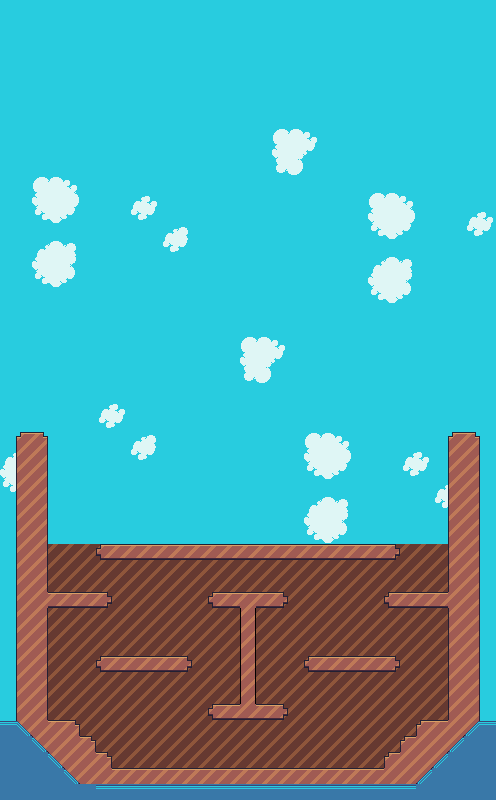

Below is a game level as drawn by its tile map, then a one-line description and the .tmx that defines it (tile-layer data replaced by summaries):
An orthogonal 31x50 tile map with 16x16 px tiles, 5 tile layers (Sky, CloudLayer, ShipBackground, ForegroundLayer, ...), 1 hidden layer not drawn, 2 tilesets and 7 objects (3x AnimalSpawnPoint, LevelStart, ChickenCage, SheepCage, PigCage).

<map version="1.5" tiledversion="1.7.2" orientation="orthogonal" renderorder="right-down" width="31" height="50" tilewidth="16" tileheight="16" infinite="0" nextlayerid="11" nextobjectid="28">
 <tileset firstgid="1" source="../../StandardTileset.tsx" />
 <tileset firstgid="1025" source="FRBPlatformerTileset.tsx" />
 <layer id="2" name="Sky" width="31" height="50">
  <data>[1550 cells, 1550 non-empty, 1 distinct tile ids]</data>
 </layer>
 <layer id="3" name="CloudLayer" width="31" height="50">
  <data>[1550 cells, 107 non-empty, 15 distinct tile ids]</data>
 </layer>
 <layer id="8" name="ShipBackground" width="31" height="50">
  <data>[1550 cells, 412 non-empty, 1 distinct tile ids]</data>
 </layer>
 <objectgroup id="6" name="PitCollision" />
 <objectgroup id="7" name="GameplayObjectLayer">
  <object id="3" name="LevelStart" gid="69" x="224" y="592" width="16" height="16" visible="0">
   <properties>
    <property name="Visible" type="bool" value="false" />
   </properties>
  </object>
  <object id="13" name="chickencCage1" type="ChickenCage" gid="193" x="144" y="544" width="48" height="48" />
  <object id="14" name="SheepCage1" type="SheepCage" gid="193" x="224" y="544" width="48" height="48" />
  <object id="15" name="PigCage1" type="PigCage" gid="193" x="304" y="544" width="48" height="48" />
  <object id="22" name="AnimalSpawnPointTwo" type="AnimalSpawnPoint" gid="68" x="128" y="656" width="16" height="16" />
  <object id="23" name="AnimalSpawnPointThree" type="AnimalSpawnPoint" gid="68" x="352" y="656" width="16" height="16" />
  <object id="24" name="AnimalSpawnPointOne" type="AnimalSpawnPoint" gid="68" x="240" y="768" width="16" height="16" />
 </objectgroup>
 <layer id="5" name="ForegroundLayer" width="31" height="50">
  <data>[1550 cells, 216 non-empty, 16 distinct tile ids]</data>
 </layer>
 <layer id="9" name="Water" width="31" height="50">
  <data>[1550 cells, 40 non-empty, 4 distinct tile ids]</data>
 </layer>
 <layer id="1" name="GameplayLayer" width="31" height="50" visible="0">
  <data>[1550 cells, 126 non-empty, 1 distinct tile ids]</data>
 </layer>
</map>
